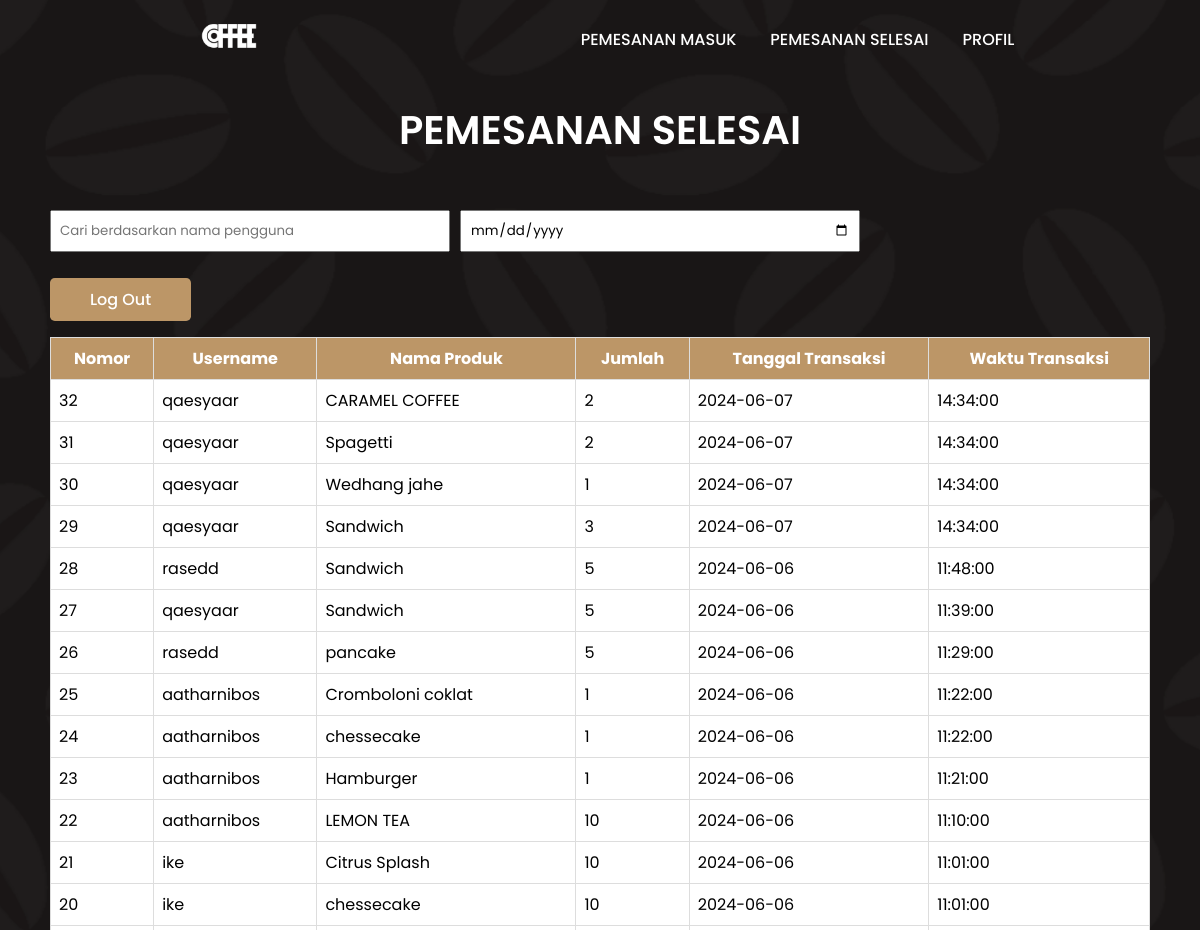
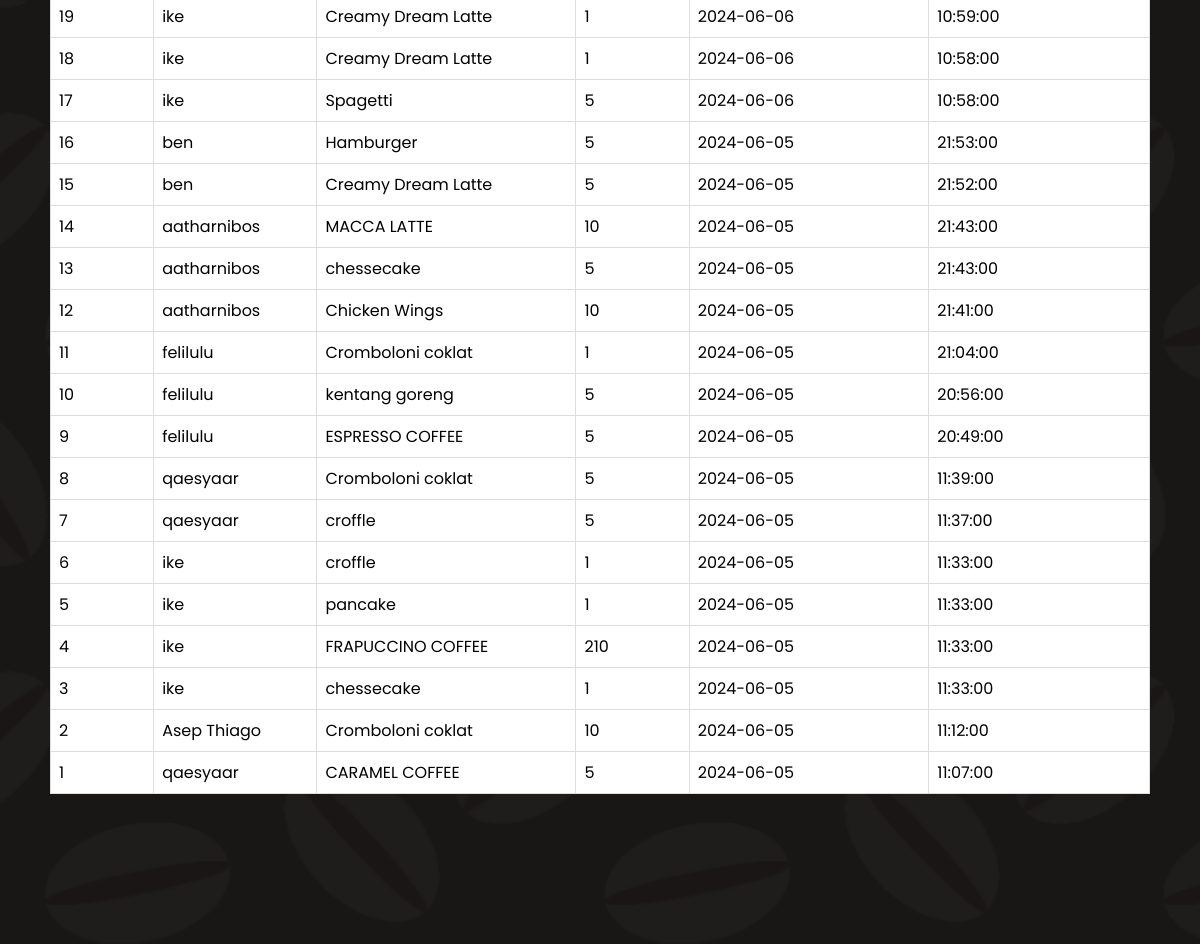
/barista/pemesananselesai.php, run on the app's committed database (2 pictures, top to bottom).
### tables this page shows
CREATE TABLE `transaksi` (
  `id_transaksi` int(11) NOT NULL,
  `id_user` int(11) NOT NULL,
  `id_produk` int(11) NOT NULL,
  `total_transaksi` varchar(11) NOT NULL,
  `metode_transaksi` varchar(20) NOT NULL,
  `tanggal_transaksi` date NOT NULL,
  `jumlah` varchar(11) DEFAULT NULL,
  `waktu_transaksi` time DEFAULT NULL,
  `rating` int(1) DEFAULT NULL,
  `status` varchar(50) NOT NULL DEFAULT 'Konfirmasi'
);

CREATE TABLE `user` (
  `id_user` int(11) NOT NULL,
  `username` varchar(20) NOT NULL,
  `password` varchar(20) NOT NULL,
  `email` varchar(30) NOT NULL,
  `level` varchar(10) NOT NULL,
  `foto_profil` varchar(255) DEFAULT NULL
);

CREATE TABLE `products` (
  `id_produk` int(11) NOT NULL,
  `nama_produk` varchar(30) NOT NULL,
  `harga_produk` varchar(11) NOT NULL,
  `gambar_produk` varchar(255) DEFAULT NULL,
  `kategori` varchar(30) DEFAULT NULL,
  `deskripsi` varchar(1000) DEFAULT NULL
);

### barista/pemesananselesai.php (the view, shortened to what this page needs)
<!DOCTYPE html>
<html lang="en">
<head>
    <link rel="stylesheet" href="index.css">
</head>
<body>
    <header>
        <a href="#" class="logo">
            <img src="../user/img/logo.png" alt="">
        </a>
        <ul class="navbar">
            <li><a href="index.php">Pemesanan Masuk</a></li>
            <li><a href="pemesananselesai.php">Pemesanan Selesai</a></li>
            <li><a href="profil.php">Profil</a></li>
        </ul>
    </header>
    <section class="user">
        <h1 class="heading">Pemesanan Selesai</h1>
        <br><br>
        <div class="lurus">
            <input type="text" id="searchInput" class="filter-input" placeholder="Cari berdasarkan nama pengguna">
        <input type="date" id="dateInput" class="filter-input" placeholder="Filter berdasarkan tanggal">
        </div>
        <br>
        <a href="../index.php" class="btn">Log Out</a><br><br>
        <?php
        include '../koneksi.php';
        $query_mysql = mysqli_query($mysqli, "
            SELECT transaksi.*, user.username, products.nama_produk
            FROM transaksi
            JOIN user ON transaksi.id_user = user.id_user
            JOIN products ON transaksi.id_produk = products.id_produk
            WHERE transaksi.status = 'Pemesanan Selesai'
            ORDER BY transaksi.tanggal_transaksi DESC, transaksi.waktu_transaksi DESC
        ") or die(mysqli_error($mysqli));
        ?>
        <table border="1" class="table">
            <tr>
                <th>Nomor</th>
                <th>Username</th>
                <th>Nama Produk</th>
                <th>Jumlah</th>
                <th>Tanggal Transaksi</th>
                <th>Waktu Transaksi</th>
            </tr>
            <?php
            $total_rows = mysqli_num_rows($query_mysql);
            $nomor = $total_rows;
            while ($data = mysqli_fetch_array($query_mysql)) {
    ?>
            <tr>
                <td><?php echo $nomor--; ?></td>
                <td><?php echo $data['username']; ?></td>
                <td><?php echo $data['nama_produk']; ?></td>
                <td><?php echo $data['jumlah']; ?></td>
                <td><?php echo $data['tanggal_transaksi']; ?></td>
                <td><?php echo $data['waktu_transaksi']; ?></td>
            </tr>
    <?php } ?>
    </table>
    <br><br>
</section>
    </body>
    </html>

### barista/index.css (style rules this page uses)
* { font-family: 'Poppins', sans-serif; margin: 0; padding: 0; box-sizing: border-box; scroll-padding-top: 4rem; scroll-behavior: smooth; list-style: none; text-decoration: none; }
:root { --main-color: #bc9667; --second-color: #edeae3; --text-color: #1b1b1b; --bg-color: #fff; --box-shadow: 2px 2px 10px 4px rgb(14 55 54 / 15%); }
section { padding: 100px 50px; }
header { position: fixed; width: 100%; top: 0; right: 0; z-index: 10000; display: flex; justify-content: space-around; align-items: center; padding: 18px 100px; transition: 0.5s linear; color: #1b1b1b; }
.logo img { width: 120px; }
.navbar { display: flex; }
.navbar a { padding: 8px 17px; color: var(--bg-color); font-size: 1rem; text-transform: uppercase; font-weight: 500; }
.user { width: 100%; min-height: 100vh; background: url(../admin/img/bg.png); background-repeat: no-repeat; background-size: cover; background-position: center; }
.heading { color: var(--bg-color); font-size: 40px; font-weight: 600; text-align: center; text-transform: uppercase; }
.table { width: 100%; border-collapse: collapse; background: var(--bg-color); background-size: cover; background-repeat: no-repeat; }
.table th, .table td { border: 1px solid #ddd; padding: 8px; }
.table th { background-color: var(--main-color); color: #fff; }
.btn { padding: 10px 40px; border-radius: 0.3rem; background: var(--main-color); color: var(--bg-color); font-weight: 500; border: none; }
#searchInput { padding: 8px; margin-bottom: 10px; width: 400px; }

### barista/pemesananselesai.php (style rules this page uses)
.filter-input { padding: 8px; margin-bottom: 10px; width: 400px; display: block; }
.lurus { display:flex; gap:10px; }

### data on the page
transaksi: id_user.username "qaesyaar", id_produk.nama_produk "CARAMEL COFFEE", jumlah "2", tanggal_transaksi "2024-06-07", waktu_transaksi "14:34:00"
transaksi: id_user.username "qaesyaar", id_produk.nama_produk "Spagetti", jumlah "2", tanggal_transaksi "2024-06-07", waktu_transaksi "14:34:00"
transaksi: id_user.username "qaesyaar", id_produk.nama_produk "Wedhang jahe", jumlah "1", tanggal_transaksi "2024-06-07", waktu_transaksi "14:34:00"
transaksi: id_user.username "qaesyaar", id_produk.nama_produk "Sandwich", jumlah "3", tanggal_transaksi "2024-06-07", waktu_transaksi "14:34:00"
transaksi: id_user.username "rasedd", id_produk.nama_produk "Sandwich", jumlah "5", tanggal_transaksi "2024-06-06", waktu_transaksi "11:48:00"
transaksi: id_user.username "qaesyaar", id_produk.nama_produk "Sandwich", jumlah "5", tanggal_transaksi "2024-06-06", waktu_transaksi "11:39:00"
transaksi: id_user.username "rasedd", id_produk.nama_produk "pancake", jumlah "5", tanggal_transaksi "2024-06-06", waktu_transaksi "11:29:00"
transaksi: id_user.username "aatharnibos", id_produk.nama_produk "Cromboloni coklat", jumlah "1", tanggal_transaksi "2024-06-06", waktu_transaksi "11:22:00"
transaksi: id_user.username "aatharnibos", id_produk.nama_produk "chessecake", jumlah "1", tanggal_transaksi "2024-06-06", waktu_transaksi "11:22:00"
transaksi: id_user.username "aatharnibos", id_produk.nama_produk "Hamburger", jumlah "1", tanggal_transaksi "2024-06-06", waktu_transaksi "11:21:00"
transaksi: id_user.username "aatharnibos", id_produk.nama_produk "LEMON TEA", jumlah "10", tanggal_transaksi "2024-06-06", waktu_transaksi "11:10:00"
transaksi: id_user.username "ike", id_produk.nama_produk "Citrus Splash", jumlah "10", tanggal_transaksi "2024-06-06", waktu_transaksi "11:01:00"
transaksi: id_user.username "ike", id_produk.nama_produk "chessecake", jumlah "10", tanggal_transaksi "2024-06-06", waktu_transaksi "11:01:00"
transaksi: id_user.username "ike", id_produk.nama_produk "Creamy Dream Latte", jumlah "1", tanggal_transaksi "2024-06-06", waktu_transaksi "10:59:00"
transaksi: id_user.username "ike", id_produk.nama_produk "Creamy Dream Latte", jumlah "1", tanggal_transaksi "2024-06-06", waktu_transaksi "10:58:00"
transaksi: id_user.username "ike", id_produk.nama_produk "Spagetti", jumlah "5", tanggal_transaksi "2024-06-06", waktu_transaksi "10:58:00"
transaksi: id_user.username "ben", id_produk.nama_produk "Hamburger", jumlah "5", tanggal_transaksi "2024-06-05", waktu_transaksi "21:53:00"
transaksi: id_user.username "ben", id_produk.nama_produk "Creamy Dream Latte", jumlah "5", tanggal_transaksi "2024-06-05", waktu_transaksi "21:52:00"
transaksi: id_user.username "aatharnibos", id_produk.nama_produk "MACCA LATTE", jumlah "10", tanggal_transaksi "2024-06-05", waktu_transaksi "21:43:00"
transaksi: id_user.username "aatharnibos", id_produk.nama_produk "chessecake", jumlah "5", tanggal_transaksi "2024-06-05", waktu_transaksi "21:43:00"
transaksi: id_user.username "aatharnibos", id_produk.nama_produk "Chicken Wings", jumlah "10", tanggal_transaksi "2024-06-05", waktu_transaksi "21:41:00"
transaksi: id_user.username "felilulu", id_produk.nama_produk "Cromboloni coklat", jumlah "1", tanggal_transaksi "2024-06-05", waktu_transaksi "21:04:00"
transaksi: id_user.username "felilulu", id_produk.nama_produk "kentang goreng", jumlah "5", tanggal_transaksi "2024-06-05", waktu_transaksi "20:56:00"
transaksi: id_user.username "felilulu", id_produk.nama_produk "ESPRESSO COFFEE", jumlah "5", tanggal_transaksi "2024-06-05", waktu_transaksi "20:49:00"
transaksi: id_user.username "qaesyaar", id_produk.nama_produk "Cromboloni coklat", jumlah "5", tanggal_transaksi "2024-06-05", waktu_transaksi "11:39:00"
transaksi: id_user.username "qaesyaar", id_produk.nama_produk "croffle", jumlah "5", tanggal_transaksi "2024-06-05", waktu_transaksi "11:37:00"
transaksi: id_user.username "ike", id_produk.nama_produk "croffle", jumlah "1", tanggal_transaksi "2024-06-05", waktu_transaksi "11:33:00"
transaksi: id_user.username "ike", id_produk.nama_produk "pancake", jumlah "1", tanggal_transaksi "2024-06-05", waktu_transaksi "11:33:00"
transaksi: id_user.username "ike", id_produk.nama_produk "FRAPUCCINO COFFEE", jumlah "210", tanggal_transaksi "2024-06-05", waktu_transaksi "11:33:00"
transaksi: id_user.username "ike", id_produk.nama_produk "chessecake", jumlah "1", tanggal_transaksi "2024-06-05", waktu_transaksi "11:33:00"
transaksi: id_user.username "Asep Thiago", id_produk.nama_produk "Cromboloni coklat", jumlah "10", tanggal_transaksi "2024-06-05", waktu_transaksi "11:12:00"
transaksi: id_user.username "qaesyaar", id_produk.nama_produk "CARAMEL COFFEE", jumlah "5", tanggal_transaksi "2024-06-05", waktu_transaksi "11:07:00"
